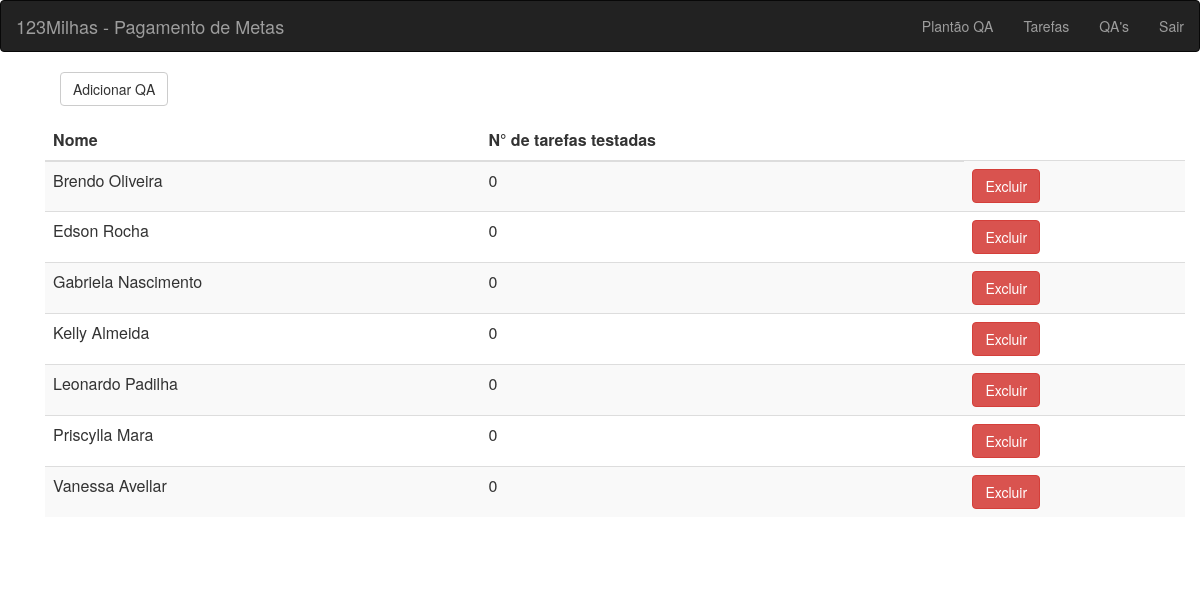
Page /employees (signed in) on the earlier database version.
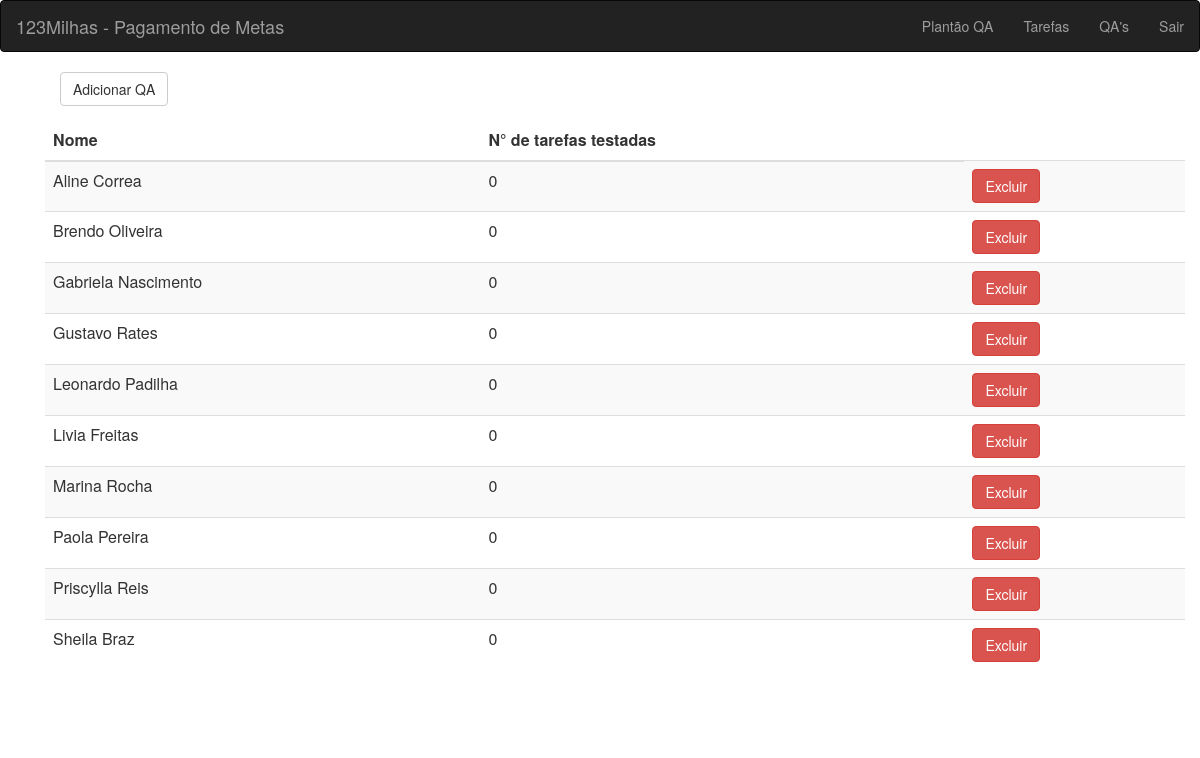
Same page on the later database version.
### tables this page shows
CREATE TABLE IF NOT EXISTS `employees` (
  `id` int(11) unsigned NOT NULL AUTO_INCREMENT,
  `name` varchar(100) DEFAULT NULL,
  PRIMARY KEY (`id`)
);

### core/controller.php (called while the page is built, shortened)
<?php
class controller
{
    public function loadTemplate($viewName, $viewData = array()) {
        require 'views/template.php';
    }
    public function loadViewInTemplate($viewName, $viewData = array()) {
        extract($viewData);
        require 'views/'.$viewName.'.php';
    }
}

### controllers/employeesController.php (called while the page is built, shortened)
<?php
class employeesController extends controller
{
    public function index()
    {
        $data = array();
        $e = new Employee();
        $data['employees'] = $e->getEmployees();
        $this->loadTemplate('employees', $data);
    }
}

### core/Core.php (called while the page is built, shortened)
<?php
class Core
{
    public function run()
    {
        $url = explode('index.php', $_SERVER['PHP_SELF']);
        $url = end($url);
        $params = array();
        if (!empty($url) && $url != '/') {
            $url = explode('/', $url);
            array_shift($url);
            array_shift($url);
            if (isset($url[0])) {
                $currentAction = $url[0];
                array_shift($url);
            } else {
                $currentAction = 'index';
            }
        } else {
            $currentController = 'homeController';
            $currentAction = 'index';
        }
        $c = new $currentController();
        call_user_func_array(array($c, $currentAction), $params);
    }
}

### index.php (called while the page is built, shortened)
<?php
$core = new Core();
$core->run();
?>

### core/model.php (called while the page is built, shortened)
<?php
class model {
    public function __construct()
    {
        global $db;
        $this->db = $db;
    }
}

### models/Employee.php (called while the page is built, shortened)
<?php
class Employee extends model
{
    public function getEmployees()
    {
        $array = array();
        $sql = "SELECT e.id, e.name, count(t.task) as tasks FROM employees e
        LEFT JOIN tasks t
        ON t.fk_employee_id = e.id
        GROUP BY e.name";
        $sql = $this->db->query($sql);
        if ($sql->rowCount() > 0) {
            $array = $sql->fetchAll();
        }
        return $array;
    }
}

### views/employees.php (the view, shortened to what this page needs)
<div class="container">
    <div class="container-fluid">
        <div class="row">
            <div class="col-xs-10 col-xs-offset-0">
                <form method="GET">
                    <div class="form-group">
                        <a href="<?php echo BASE_URL; ?>employees/add" class="btn btn-default">Adicionar QA</a>
                    </div>
                </form>
            </div>
        </div>
    </div>
    <table class="table table-striped">
        <thead>
        <tr>
            <th>Nome</th>
            <th>N° de tarefas testadas</th>
        </tr>
        </thead>
        <?php
        foreach ($employees as $employee):
            ?>
            <tr>
                <td><?php echo $employee['name']; ?></td>
                <td><?php echo $employee['tasks']; ?></td>
                <td>
                    <?php if ($employee['tasks'] == 0) : ?>
                    <a href="employees/delete?name=<?php echo $employee['name']; ?>"
                       class="btn btn-danger">Excluir</a>
                    <?php endif; ?>
                </td>
            </tr>
        <?php endforeach; ?>
    </table>
</div>

### views/template.php (shortened to what this page needs)
<html>
    <head>
	    <link href="<?php echo BASE_URL; ?>assets/css/bootstrap.min.css" rel="stylesheet">
	    <link href="<?php echo BASE_URL; ?>assets/css/template.css" rel="stylesheet">
    </head>
    <body>
		<nav class="navbar navbar-inverse">
            <div class="container-fluid">
                <div class="navbar-header">
                    <a href="<?php echo BASE_URL; ?>" class="navbar-brand">123Milhas - Pagamento de Metas</a>
                </div>
                <ul class="nav navbar-nav navbar-right">
                    <?php if (isset($_SESSION['logged']) && !empty($_SESSION['logged'])): ?>
                        <li><a href="<?php echo BASE_URL; ?>dutys">Plantão QA</a></li>
                        <li><a href="<?php echo BASE_URL; ?>tasks">Tarefas</a></li>
                        <li><a href="<?php echo BASE_URL; ?>employees">QA's</a></li>
                        <li><a href="<?php echo BASE_URL; ?>login/sair">Sair</a></li>
                    <?php else: ?>
                        <li><a href="<?php echo BASE_URL; ?>cadastro">Cadastre-se</a></li>
                        <li><a href="<?php echo BASE_URL; ?>login">Login</a></li>
                    <?php endif; ?>
                </ul>
            </div>
		</nav>
		<div class="container">
	        <?php
	        $this->loadViewInTemplate($viewName, $viewData);
	        ?>
	    </div>
    </body>
</html>

Differences in the rows shown:
removed employees: name "Edson Rocha", tasks "0"
removed employees: name "Kelly Almeida", tasks "0"
removed employees: name "Priscylla Mara", tasks "0"
removed employees: name "Vanessa Avellar", tasks "0"
added employees: name "Aline Correa", tasks "0"
added employees: name "Gustavo Rates", tasks "0"
added employees: name "Livia Freitas", tasks "0"
added employees: name "Marina Rocha", tasks "0"
added employees: name "Paola Pereira", tasks "0"
added employees: name "Priscylla Reis", tasks "0"
added employees: name "Sheila Braz", tasks "0"
